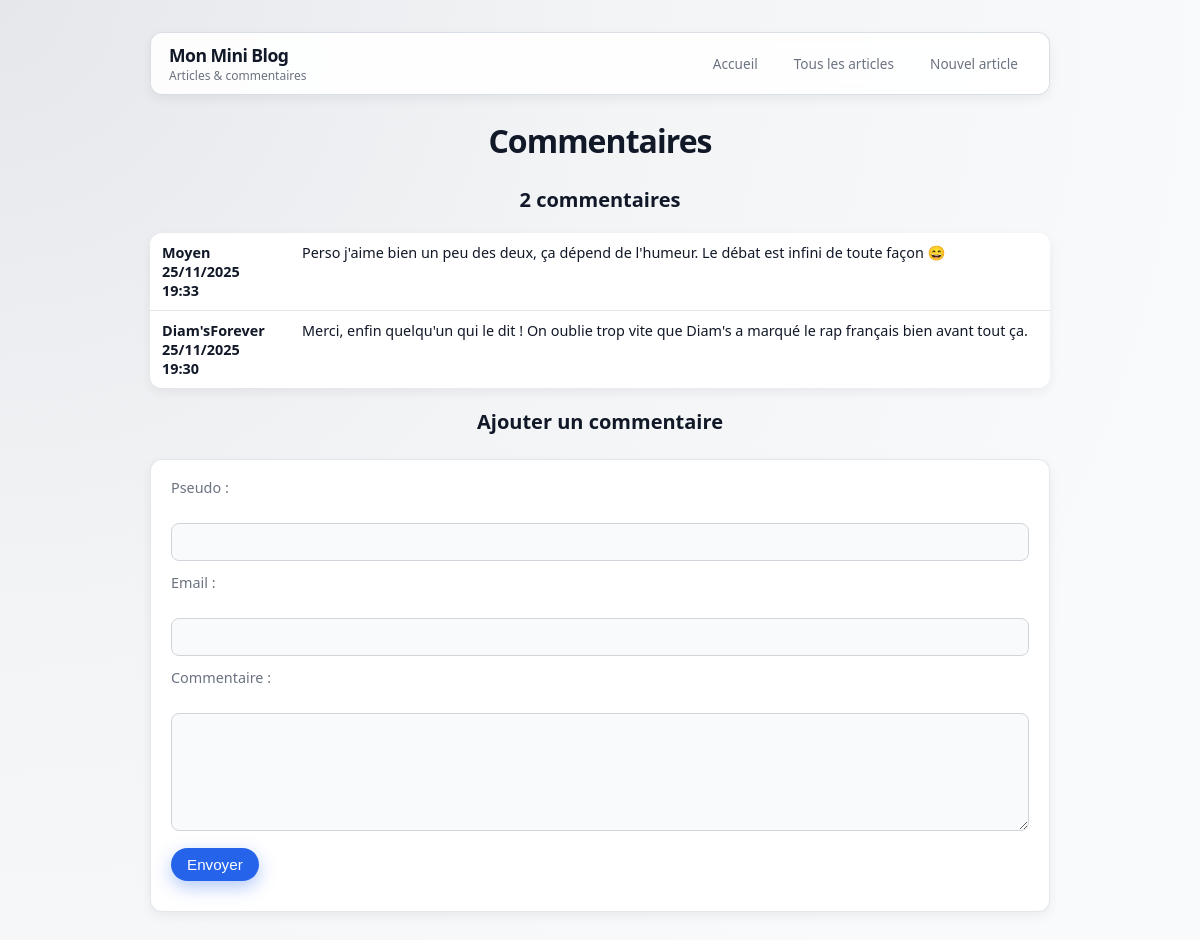
/blog6/commentaire.php?id_article=4, run on the app's committed database.
### tables this page shows
CREATE TABLE commentaire (
  id INT UNSIGNED NOT NULL AUTO_INCREMENT PRIMARY KEY,
  pseudo VARCHAR(50) NOT NULL,
  email VARCHAR(100) NOT NULL,
  texte TEXT NOT NULL,
  date INT NOT NULL
);

### blog6/commentaire.php (the view, shortened to what this page needs)
<?php
require_once 'config.php';
$id_article = 0;
if (isset($_GET['id_article'])) {
    $id_article = (int) $_GET['id_article'];
}
$pseudo_val = '';
$email_val = '';
$commentaires = null;
$nb = 0;
if ($id_article > 0) {
    $sql_select = "SELECT pseudo, texte, date FROM commentaire
                   WHERE id_article = $id_article
                   ORDER BY date DESC";
    $commentaires = mysqli_query($conn, $sql_select);
    if ($commentaires) {
        $nb = mysqli_num_rows($commentaires);
    }
}
?>
<!DOCTYPE html>
<html lang="fr">
<head>
    <link rel="stylesheet" href="styles.css">
</head>
<body>
    <?php include 'header.php'; ?>
    <h1>Commentaires</h1>
    <?php if ($id_article <= 0): ?>
        <p>Aucun article spécifié.</p>
    <?php else: ?>
        <h2>
            <?php
            echo $nb . ' commentaire';
            if ($nb > 1) {
                echo 's';
            }
            ?>
        </h2>
        <?php
        if ($nb > 0) {
            echo '<table>';
            while ($row = mysqli_fetch_assoc($commentaires)) {
                $pseudo = htmlspecialchars($row['pseudo'], ENT_QUOTES, 'UTF-8');
                $texte = nl2br(htmlspecialchars($row['texte'], ENT_QUOTES, 'UTF-8'));
                $timestamp = (int) $row['date'];
                $date_affichee = $timestamp > 0 ? date('d/m/Y H:i', $timestamp) : '';
                echo '<tr>';
                echo '<td class="col-nom">';
                echo $pseudo . '<br>' . $date_affichee;
                echo '</td>';
                echo '<td>';
                echo $texte;
                echo '</td>';
                echo '</tr>';
            }
            echo '</table>';
        } else {
            echo '<p>Aucun commentaire pour le moment.</p>';
        }
        ?>
        <h2>Ajouter un commentaire</h2>
        <form action="commentaire.php?id_article=<?php echo $id_article; ?>" method="post">
            <div>
                <label for="pseudo">Pseudo :</label><br>
                <input type="text" id="pseudo" name="pseudo" maxlength="50"
                       value="<?php echo htmlspecialchars($pseudo_val, ENT_QUOTES, 'UTF-8'); ?>" required>
            </div>
            <div>
                <label for="email">Email :</label><br>
                <input type="email" id="email" name="email" maxlength="150"
                       value="<?php echo htmlspecialchars($email_val, ENT_QUOTES, 'UTF-8'); ?>" required>
            </div>
            <div>
                <label for="texte">Commentaire :</label><br>
                <textarea id="texte" name="texte" rows="5" cols="60" required><?php
                ?></textarea>
            </div>
            <div>
                <button type="submit">Envoyer</button>
            </div>
        </form>
    <?php endif; ?>
</body>
</html>

### blog6/styles.css (style rules this page uses)
:root { --bg: #f3f4f6; --bg-strong: #e5e7eb; --surface: #ffffff; --surface-soft: #f9fafb; --border-subtle: #e5e7eb; --border-strong: #d1d5db; --text-main: #111827; --text-muted: #6b7280; --primary: #2563eb; --primary-soft: #dbeafe; --primary-strong: #1d4ed8; --accent: #10b981; --danger: #dc2626; --radius-lg: 12px; --radius-md: 8px; --shadow-soft: 0 12px 30px rgba(15, 23, 42, 0.12); --shadow-subtle: 0 4px 12px rgba(15, 23, 42, 0.06); --transition-fast: 150ms ease-out; --transition-med: 220ms ease-out; }
*, *::before, *::after { box-sizing: border-box; }
html { scroll-behavior: smooth; }
body { margin: 0; min-height: 100vh; font-family: system-ui, -apple-system, BlinkMacSystemFont, "Segoe UI", sans-serif; background: radial-gradient(circle at top left, var(--bg-strong), var(--bg) 40%, var(--surface-soft) 80%); color: var(--text-main); display: flex; flex-direction: column; align-items: center; padding: 32px 16px 40px; }
body > * { width: 100%; max-width: 900px; }
h1, h2 { text-align: center; }
h1 { font-size: 2rem; margin: 0 0 1.5rem; letter-spacing: -0.03em; }
h2 { font-size: 1.25rem; margin-top: 0; margin-bottom: 0.5rem; }
button, input[type="submit"], input[type="button"] { border: none; border-radius: 999px; padding: 8px 16px; font-size: 0.95rem; font-weight: 500; cursor: pointer; background: var(--primary); color: #ffffff; box-shadow: 0 6px 18px rgba(37, 99, 235, 0.35); transition: transform var(--transition-fast), box-shadow var(--transition-fast), background var(--transition-fast); }
form { background: var(--surface); border-radius: var(--radius-lg); padding: 18px 20px; margin: 16px auto 24px; box-shadow: var(--shadow-subtle); border: 1px solid rgba(148, 163, 184, 0.25); text-align: left; }
form > div { margin-bottom: 12px; }
label { display: block; font-size: 0.9rem; font-weight: 500; margin-bottom: 4px; color: var(--text-muted); }
input[type="text"], input[type="email"], textarea { width: 100%; padding: 8px 10px; border-radius: var(--radius-md); border: 1px solid var(--border-strong); font-size: 0.95rem; font-family: inherit; background: var(--surface-soft); transition: border-color var(--transition-fast), box-shadow var(--transition-fast), background var(--transition-fast), transform var(--transition-fast); }
table { width: 100%; border-collapse: collapse; background: var(--surface); border-radius: var(--radius-lg); overflow: hidden; box-shadow: var(--shadow-subtle); margin: 12px auto 20px; text-align: left; }
td { padding: 10px 12px; border-bottom: 1px solid var(--border-subtle); vertical-align: top; font-size: 0.9rem; }
tr:last-child td { border-bottom: none; }
.col-nom { width: 140px; font-weight: 600; color: var(--text-main); }
.reveal { opacity: 0; transform: translateY(8px); transition: opacity 300ms ease-out, transform 300ms ease-out; }
.reveal.is-visible { opacity: 1; transform: translateY(0); }
.reveal-delay-1 { transition-delay: 80ms; }
.reveal-delay-2 { transition-delay: 140ms; }
.reveal-delay-3 { transition-delay: 200ms; }

### data on the page
commentaire: pseudo "Moyen", texte "Perso j'aime bien un peu des deux, ça dépend de l'humeur. Le débat est infini de toute façon 😄"
commentaire: pseudo "Diam'sForever", texte "Merci, enfin quelqu'un qui le dit ! On oublie trop vite que Diam's a marqué le rap français bien avant tout ça."

### other printed values
$nb "2"
